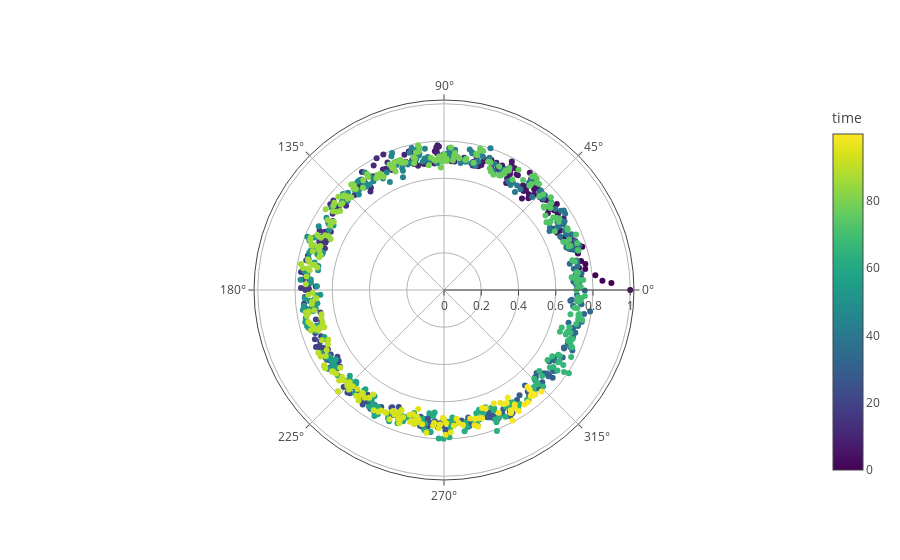

The code cell stored with this chart in its notebook:
### Markdown cell above
We note that the oscillator start in a syncronized state from which they move into a state where the oscillator are out of sync and their global phase moves moves around.

### Code cell
time, theta, order, _ = kuramoto(100, 5, 100)

r = np.abs(order)
phi = np.degrees(np.arctan2(order.imag, order.real))

py.iplot([
    go.Scatterpolar(r=r, theta=phi, mode='markers', marker=dict(color=time, colorbar=dict(title='time'), colorscale='Viridis')),
])

### Figure 1 — Plotly figure (JSON) as saved in the notebook; plotly's stock layout.template omitted (floating-point values rounded to 4 significant figures; data arrays with more than 128 entries replaced by an {"elided": "..."} marker saying what was removed)
{"data": [{"marker": {"color": {"elided": "1000 float values"}, "colorbar": {"title": "time"}, "colorscale": "Viridis"}, "mode": "markers", "r": {"elided": "1000 float values"}, "theta": {"elided": "1000 float values"}, "type": "scatterpolar", "uid": "b8348bb5-d3ff-477e-8a1d-7a8fb4aa0885"}], "layout": {}}
